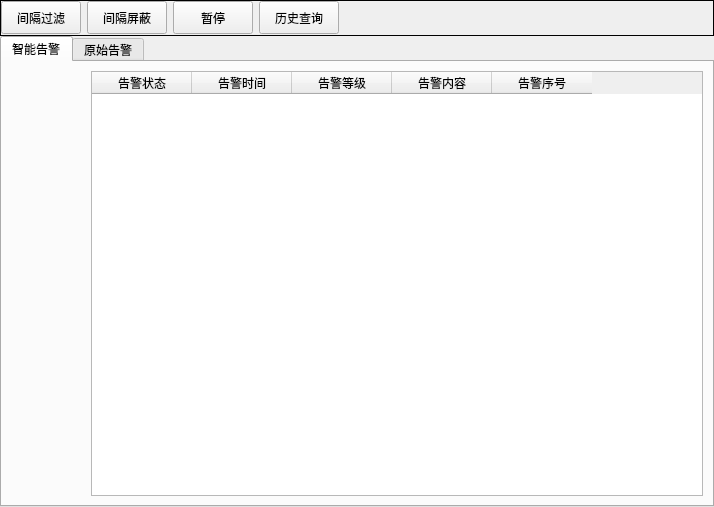
<?xml version="1.0" encoding="UTF-8"?>
<ui version="4.0">
 <class>RealTimeAlarm</class>
 <widget class="QWidget" name="RealTimeAlarm">
  <property name="geometry">
   <rect>
    <x>0</x>
    <y>0</y>
    <width>714</width>
    <height>507</height>
   </rect>
  </property>
  <property name="windowTitle">
   <string>Form</string>
  </property>
  <property name="styleSheet">
   <string notr="true"/>
  </property>
  <layout class="QGridLayout" name="gridLayout_5" rowstretch="1,13">
   <property name="leftMargin">
    <number>0</number>
   </property>
   <property name="topMargin">
    <number>0</number>
   </property>
   <property name="rightMargin">
    <number>0</number>
   </property>
   <property name="bottomMargin">
    <number>0</number>
   </property>
   <property name="spacing">
    <number>0</number>
   </property>
   <item row="0" column="0">
    <widget class="QFrame" name="frame">
     <property name="sizePolicy">
      <sizepolicy hsizetype="Expanding" vsizetype="Expanding">
       <horstretch>0</horstretch>
       <verstretch>0</verstretch>
      </sizepolicy>
     </property>
     <property name="maximumSize">
      <size>
       <width>16777215</width>
       <height>50</height>
      </size>
     </property>
     <property name="styleSheet">
      <string notr="true"/>
     </property>
     <property name="frameShape">
      <enum>QFrame::Box</enum>
     </property>
     <layout class="QHBoxLayout" name="horizontalLayout" stretch="3,0,11">
      <property name="spacing">
       <number>6</number>
      </property>
      <property name="leftMargin">
       <number>0</number>
      </property>
      <property name="topMargin">
       <number>0</number>
      </property>
      <property name="rightMargin">
       <number>0</number>
      </property>
      <property name="bottomMargin">
       <number>0</number>
      </property>
      <item>
       <widget class="QStackedWidget" name="stackedWidget">
        <property name="sizePolicy">
         <sizepolicy hsizetype="Expanding" vsizetype="Expanding">
          <horstretch>0</horstretch>
          <verstretch>0</verstretch>
         </sizepolicy>
        </property>
        <property name="maximumSize">
         <size>
          <width>300</width>
          <height>16777215</height>
         </size>
        </property>
        <property name="currentIndex">
         <number>0</number>
        </property>
        <widget class="QWidget" name="page">
         <layout class="QGridLayout" name="gridLayout_3">
          <property name="sizeConstraint">
           <enum>QLayout::SetDefaultConstraint</enum>
          </property>
          <property name="leftMargin">
           <number>0</number>
          </property>
          <property name="topMargin">
           <number>0</number>
          </property>
          <property name="rightMargin">
           <number>0</number>
          </property>
          <property name="bottomMargin">
           <number>0</number>
          </property>
          <property name="spacing">
           <number>6</number>
          </property>
          <item row="0" column="0">
           <widget class="QPushButton" name="btnSmartBayFilter">
            <property name="sizePolicy">
             <sizepolicy hsizetype="Expanding" vsizetype="Expanding">
              <horstretch>0</horstretch>
              <verstretch>0</verstretch>
             </sizepolicy>
            </property>
            <property name="maximumSize">
             <size>
              <width>100</width>
              <height>33</height>
             </size>
            </property>
            <property name="text">
             <string>间隔过滤</string>
            </property>
           </widget>
          </item>
          <item row="0" column="1">
           <widget class="QPushButton" name="btnSmartBayShield">
            <property name="sizePolicy">
             <sizepolicy hsizetype="Expanding" vsizetype="Expanding">
              <horstretch>0</horstretch>
              <verstretch>0</verstretch>
             </sizepolicy>
            </property>
            <property name="maximumSize">
             <size>
              <width>100</width>
              <height>33</height>
             </size>
            </property>
            <property name="text">
             <string>间隔屏蔽</string>
            </property>
           </widget>
          </item>
          <item row="0" column="2">
           <widget class="QPushButton" name="btnSmartPause">
            <property name="sizePolicy">
             <sizepolicy hsizetype="Expanding" vsizetype="Expanding">
              <horstretch>0</horstretch>
              <verstretch>0</verstretch>
             </sizepolicy>
            </property>
            <property name="maximumSize">
             <size>
              <width>100</width>
              <height>33</height>
             </size>
            </property>
            <property name="text">
             <string>暂停</string>
            </property>
           </widget>
          </item>
         </layout>
        </widget>
        <widget class="QWidget" name="page_2">
         <layout class="QGridLayout" name="gridLayout_4">
          <property name="leftMargin">
           <number>0</number>
          </property>
          <property name="topMargin">
           <number>0</number>
          </property>
          <property name="rightMargin">
           <number>0</number>
          </property>
          <property name="bottomMargin">
           <number>0</number>
          </property>
          <item row="0" column="0">
           <widget class="QPushButton" name="btnOriginalBayFilter">
            <property name="sizePolicy">
             <sizepolicy hsizetype="Expanding" vsizetype="Expanding">
              <horstretch>0</horstretch>
              <verstretch>0</verstretch>
             </sizepolicy>
            </property>
            <property name="maximumSize">
             <size>
              <width>100</width>
              <height>33</height>
             </size>
            </property>
            <property name="text">
             <string>间隔过滤</string>
            </property>
           </widget>
          </item>
          <item row="0" column="1">
           <widget class="QPushButton" name="btnOriginalBayShield">
            <property name="sizePolicy">
             <sizepolicy hsizetype="Expanding" vsizetype="Expanding">
              <horstretch>0</horstretch>
              <verstretch>0</verstretch>
             </sizepolicy>
            </property>
            <property name="maximumSize">
             <size>
              <width>100</width>
              <height>33</height>
             </size>
            </property>
            <property name="text">
             <string>间隔屏蔽</string>
            </property>
           </widget>
          </item>
          <item row="0" column="2">
           <widget class="QPushButton" name="btnOriginalPause">
            <property name="sizePolicy">
             <sizepolicy hsizetype="Expanding" vsizetype="Expanding">
              <horstretch>0</horstretch>
              <verstretch>0</verstretch>
             </sizepolicy>
            </property>
            <property name="maximumSize">
             <size>
              <width>100</width>
              <height>33</height>
             </size>
            </property>
            <property name="text">
             <string>暂停</string>
            </property>
           </widget>
          </item>
         </layout>
        </widget>
       </widget>
      </item>
      <item>
       <widget class="QPushButton" name="btnhistoryQuery">
        <property name="sizePolicy">
         <sizepolicy hsizetype="Expanding" vsizetype="Expanding">
          <horstretch>0</horstretch>
          <verstretch>0</verstretch>
         </sizepolicy>
        </property>
        <property name="maximumSize">
         <size>
          <width>100</width>
          <height>33</height>
         </size>
        </property>
        <property name="styleSheet">
         <string notr="true"/>
        </property>
        <property name="text">
         <string>历史查询</string>
        </property>
       </widget>
      </item>
      <item>
       <spacer name="horizontalSpacer">
        <property name="orientation">
         <enum>Qt::Horizontal</enum>
        </property>
        <property name="sizeHint" stdset="0">
         <size>
          <width>40</width>
          <height>20</height>
         </size>
        </property>
       </spacer>
      </item>
     </layout>
    </widget>
   </item>
   <item row="1" column="0">
    <widget class="QTabWidget" name="tabWidget">
     <property name="sizePolicy">
      <sizepolicy hsizetype="Expanding" vsizetype="Expanding">
       <horstretch>0</horstretch>
       <verstretch>0</verstretch>
      </sizepolicy>
     </property>
     <property name="focusPolicy">
      <enum>Qt::NoFocus</enum>
     </property>
     <property name="styleSheet">
      <string notr="true"/>
     </property>
     <property name="currentIndex">
      <number>0</number>
     </property>
     <widget class="QWidget" name="tab_1">
      <property name="styleSheet">
       <string notr="true"/>
      </property>
      <attribute name="title">
       <string>智能告警</string>
      </attribute>
      <layout class="QHBoxLayout" name="horizontalLayout_2">
       <item>
        <layout class="QVBoxLayout" name="verticalLayout_3">
         <item>
          <layout class="QVBoxLayout" name="verticalLayout_SmartAlarm">
           <property name="spacing">
            <number>10</number>
           </property>
          </layout>
         </item>
         <item>
          <spacer name="verticalSpacer">
           <property name="orientation">
            <enum>Qt::Vertical</enum>
           </property>
           <property name="sizeHint" stdset="0">
            <size>
             <width>80</width>
             <height>40</height>
            </size>
           </property>
          </spacer>
         </item>
        </layout>
       </item>
       <item>
        <widget class="QTableWidget" name="tableWidget_SmartAlarm">
         <property name="styleSheet">
          <string notr="true"/>
         </property>
         <column>
          <property name="text">
           <string>告警状态</string>
          </property>
         </column>
         <column>
          <property name="text">
           <string>告警时间</string>
          </property>
         </column>
         <column>
          <property name="text">
           <string>告警等级</string>
          </property>
         </column>
         <column>
          <property name="text">
           <string>告警内容</string>
          </property>
         </column>
         <column>
          <property name="text">
           <string>告警序号</string>
          </property>
         </column>
        </widget>
       </item>
      </layout>
     </widget>
     <widget class="QWidget" name="tab_2">
      <property name="styleSheet">
       <string notr="true"/>
      </property>
      <attribute name="title">
       <string>原始告警</string>
      </attribute>
      <layout class="QHBoxLayout" name="horizontalLayout_3">
       <item>
        <layout class="QVBoxLayout" name="verticalLayout">
         <item>
          <layout class="QVBoxLayout" name="verticalLayout_OrignalAlarm">
           <property name="spacing">
            <number>10</number>
           </property>
          </layout>
         </item>
         <item>
          <spacer name="verticalSpacer_2">
           <property name="orientation">
            <enum>Qt::Vertical</enum>
           </property>
           <property name="sizeHint" stdset="0">
            <size>
             <width>80</width>
             <height>40</height>
            </size>
           </property>
          </spacer>
         </item>
        </layout>
       </item>
       <item>
        <widget class="QTableWidget" name="tableWidget_OriginalAlarm">
         <column>
          <property name="text">
           <string>告警状态</string>
          </property>
         </column>
         <column>
          <property name="text">
           <string>告警时间</string>
          </property>
         </column>
         <column>
          <property name="text">
           <string>告警等级</string>
          </property>
         </column>
         <column>
          <property name="text">
           <string>告警内容</string>
          </property>
         </column>
         <column>
          <property name="text">
           <string>告警序号</string>
          </property>
         </column>
        </widget>
       </item>
      </layout>
     </widget>
    </widget>
   </item>
  </layout>
 </widget>
 <resources/>
 <connections/>
</ui>
